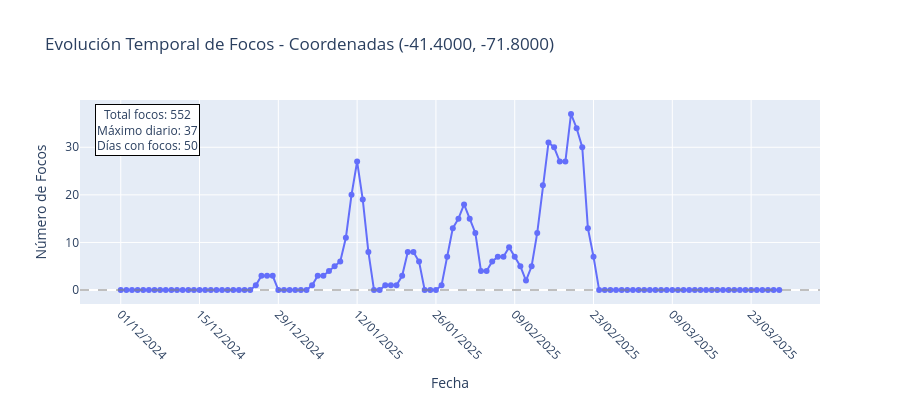
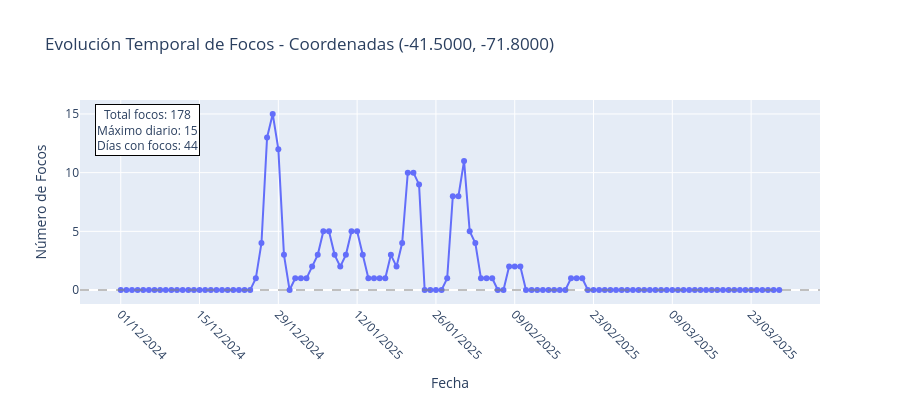
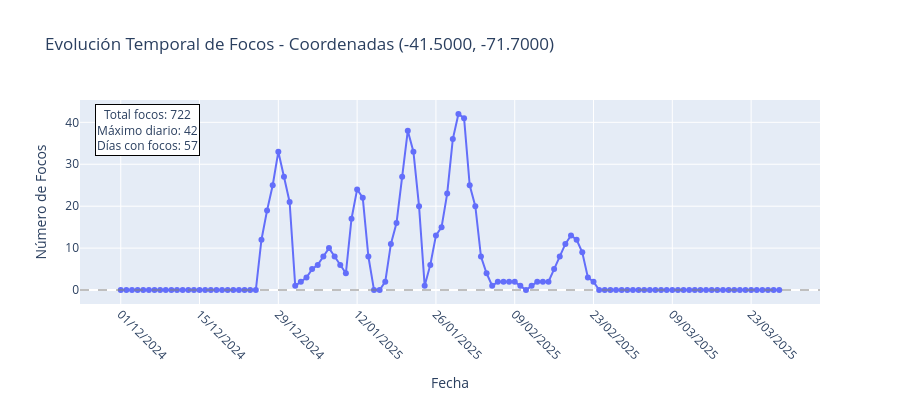

Notebook code for these charts, in order:
### Code cell
# Primero identifiquemos las coordenadas que tienen focos
if df['num_focos'].sum() > 0:

    # Identificar coordenadas con focos positivos
    coordenadas_con_focos = df[df['num_focos'] > 0][['latitude', 'longitude']].drop_duplicates()
    
    print(f"📍 Coordenadas únicas con focos: {len(coordenadas_con_focos)}")
    
    # Crear gráficos individuales para cada coordenada
    for idx, (lat, lon) in enumerate(coordenadas_con_focos.values):
        # Filtrar datos para esta coordenada específica
        datos_coordenada = df[
            (df['latitude'] == lat) & 
            (df['longitude'] == lon)
        ].sort_values('acq_datetime')
        
        # Crear gráfico individual
        fig_individual = px.line(
            datos_coordenada,
            x='acq_datetime',
            y='num_focos',
            title=f'Evolución Temporal de Focos - Coordenadas ({lat:.4f}, {lon:.4f})',
            labels={'num_focos': 'Número de Focos', 'acq_datetime': 'Fecha'},
            markers=True
        )
        
        # Personalizar el gráfico
        fig_individual.update_layout(
            xaxis=dict(
                tickformat='%d/%m/%Y',
                tickangle=45
            ),
            height=400,
            showlegend=False
        )
        
        # Añadir línea en y=0 para mejor visualización
        fig_individual.add_hline(y=0, line_dash="dash", line_color="gray", opacity=0.5)
        
        # Mostrar estadísticas en el gráfico
        max_focos = datos_coordenada['num_focos'].max()
        total_focos = datos_coordenada['num_focos'].sum()
        dias_con_focos = len(datos_coordenada[datos_coordenada['num_focos'] > 0])
        
        fig_individual.add_annotation(
            x=0.02, y=0.98,
            xref="paper", yref="paper",
            text=f"Total focos: {total_focos}<br>Máximo diario: {max_focos}<br>Días con focos: {dias_con_focos}",
            showarrow=False,
            bgcolor="white",
            bordercolor="black",
            borderwidth=1
        )
        
        fig_individual.show()
        
        # Imprimir resumen por consola
        print(f"\n{'='*60}")
        print(f"📍 COORDENADA {idx+1}: ({lat:.4f}, {lon:.4f})")
        print(f"{'='*60}")
        print(f"📊 Total de focos: {total_focos}")
        print(f"🔥 Máximo diario: {max_focos}")
        print(f"📅 Días con focos: {dias_con_focos}")
        print(f"🕐 Período: {datos_coordenada['acq_datetime'].min()} a {datos_coordenada['acq_datetime'].max()}")
else:
    print("No hay focos positivos en el dataset")
